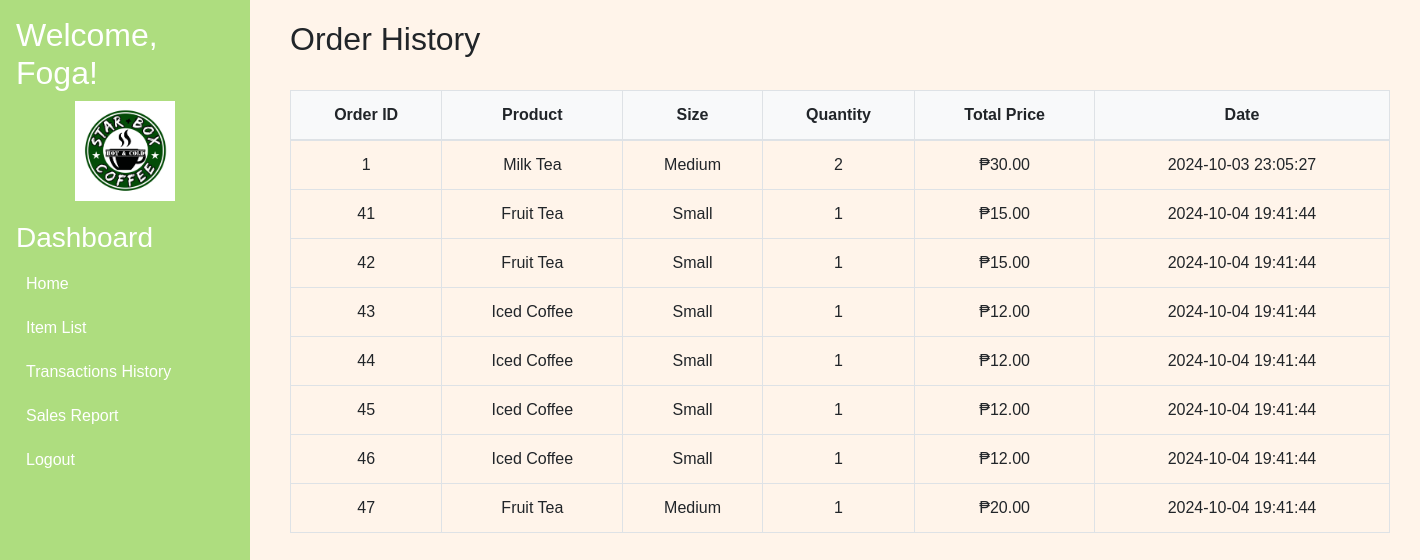
Screenshot of /history.php (signed in) with the database file from the repository.
### tables this page shows
CREATE TABLE `orders` (
  `id` int(11) NOT NULL,
  `username` varchar(255) NOT NULL,
  `product` varchar(255) NOT NULL,
  `size` varchar(50) NOT NULL,
  `quantity` int(11) NOT NULL,
  `total_price` decimal(10,2) NOT NULL,
  `date` datetime NOT NULL DEFAULT current_timestamp()
);

### history.php (the view, shortened to what this page needs)
<?php
include 'database.php';
$username = $conn->real_escape_string($_SESSION['username']);
$sql = "SELECT * FROM orders WHERE username = '$username'";
$result = $conn->query($sql);
$orders = [];
if ($result->num_rows > 0) {
    while ($row = $result->fetch_assoc()) {
        $orders[] = $row;
    }
}
?>
<!DOCTYPE html>
<html lang="en">
<head>
    <link rel="stylesheet" href="https://maxcdn.bootstrapcdn.com/bootstrap/4.5.2/css/bootstrap.min.css">
</head>
<body>
<div class="sidebar p-3">
        <h2>Welcome, <span id="user-name"><?php echo htmlspecialchars($_SESSION['username']); ?>!</span></h2>
        <img src="logo.jpg" style="width:100px" class="center">
            <h3>Dashboard</h3>
            <ul class="nav flex-column">
                <li class="nav-item">
                    <a class="nav-link active" href="#">Home</a>
                </li>
                <li class="nav-item">
                    <a class="nav-link" href="additem.php">Item List</a>
                </li>
                <li class="nav-item">
                    <a class="nav-link" href="history.php">Transactions History</a>
                </li>
                <li class="nav-item">
                    <a class="nav-link" href="dailysalereport.php">Sales Report</a>
                </li>
                <li class="nav-item">
                    <a class="nav-link" href="logout.php">Logout</a>
                </li>
            </ul>
        </div>
<div class="container">
    <h2>Order History</h2>
    <div class="table-responsive">
        <table class="table table-bordered mt-4">
            <thead>
                <tr>
                    <th>Order ID</th>
                    <th>Product</th>
                    <th>Size</th>
                    <th>Quantity</th>
                    <th>Total Price</th>
                    <th>Date</th>
                </tr>
            </thead>
            <tbody>
                <?php if (empty($orders)): ?>
                    <tr>
                        <td colspan="6" class="text-center">No orders found.</td>
                    </tr>
                <?php else: ?>
                    <?php foreach ($orders as $order): ?>
                        <tr>
                            <td><?php echo htmlspecialchars($order['id']); ?></td>
                            <td><?php echo htmlspecialchars($order['product']); ?></td>
                            <td><?php echo htmlspecialchars($order['size']); ?></td>
                            <td><?php echo htmlspecialchars($order['quantity']); ?></td>
                            <td>₱<?php echo number_format($order['total_price'], 2); ?></td>
                            <td><?php echo htmlspecialchars($order['date']); ?></td>
                        </tr>
                    <?php endforeach; ?>
                <?php endif; ?>
            </tbody>
        </table>
    </div>
</div>
</body>
</html>

### history.php (style rules this page uses)
body { background-color: #FFF4EA; font-family: sans-serif; margin: 0; }
.sidebar { height: 100vh; width: 250px; background-color: #AEDD7F; color: white; position: fixed; top: 0; left: 0; overflow-y: auto; padding-top: 20px; }
.sidebar a { color: white; display: block; padding: 10px; text-decoration: none; }
.sidebar img { display: block; margin: 0 auto; margin-bottom: 20px; }
.container { margin-left: 270px; padding: 20px; }
.table th, .table td { vertical-align: middle; text-align: center; }
thead th { position: sticky; top: 0; background-color: #f8f9fa; z-index: 10; }

### rows the page displays
orders: id "1", product "Milk Tea", size "Medium", quantity "2", total_price "30.00", date "2024-10-03 23:05:27"
orders: id "41", product "Fruit Tea", size "Small", quantity "1", total_price "15.00", date "2024-10-04 19:41:44"
orders: id "42", product "Fruit Tea", size "Small", quantity "1", total_price "15.00", date "2024-10-04 19:41:44"
orders: id "43", product "Iced Coffee", size "Small", quantity "1", total_price "12.00", date "2024-10-04 19:41:44"
orders: id "44", product "Iced Coffee", size "Small", quantity "1", total_price "12.00", date "2024-10-04 19:41:44"
orders: id "45", product "Iced Coffee", size "Small", quantity "1", total_price "12.00", date "2024-10-04 19:41:44"
orders: id "46", product "Iced Coffee", size "Small", quantity "1", total_price "12.00", date "2024-10-04 19:41:44"
orders: id "47", product "Fruit Tea", size "Medium", quantity "1", total_price "20.00", date "2024-10-04 19:41:44"

### other values shown
$_SESSION['username'] "Foga"
